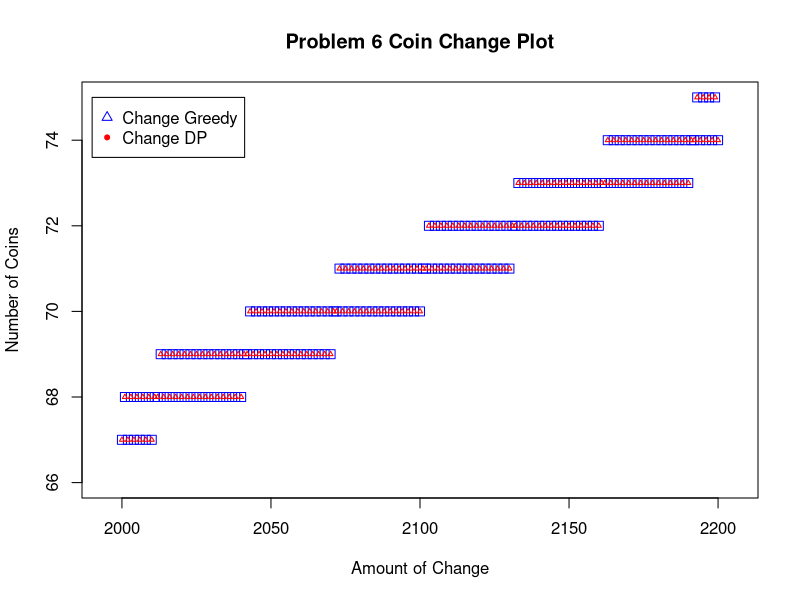

This chart was generated by the following R code:
data <- read.csv(file="situation3.csv",head=TRUE,sep=",")

y1 = data$coins[data$algorithm=="changegreedy"]
y2 = data$coins[data$algorithm=="changedp"]

df <- data.frame(y1, y2, x = data$size[data$algorithm=="changedp"])

plot(y1 ~ x, data=df, type="p", pch=0, cex=1.2, col="blue", xlim=c(1995, 2205), ylim=c(66,75), main="Problem 6 Coin Change Plot", xlab="Amount of Change", ylab="Number of Coins")
lines(y2 ~ x, data=df, type="p", pch=2, cex=0.5, col="red")

legend(1990, 75, c("Change Greedy", "Change DP"), pch=c(2,20), col=c("blue","red"))

dev.copy(png, 'situation3.png')
dev.off()